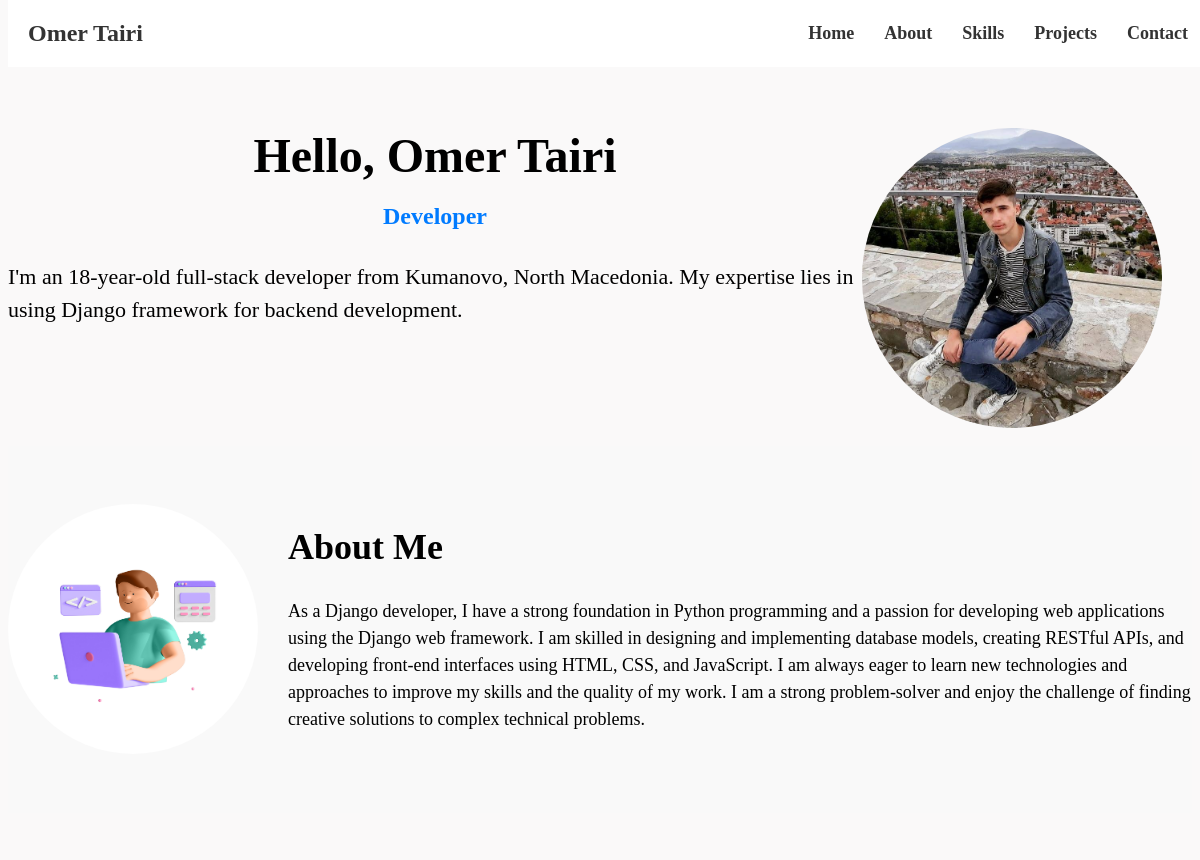
Before: / (upper part) with the older database file.
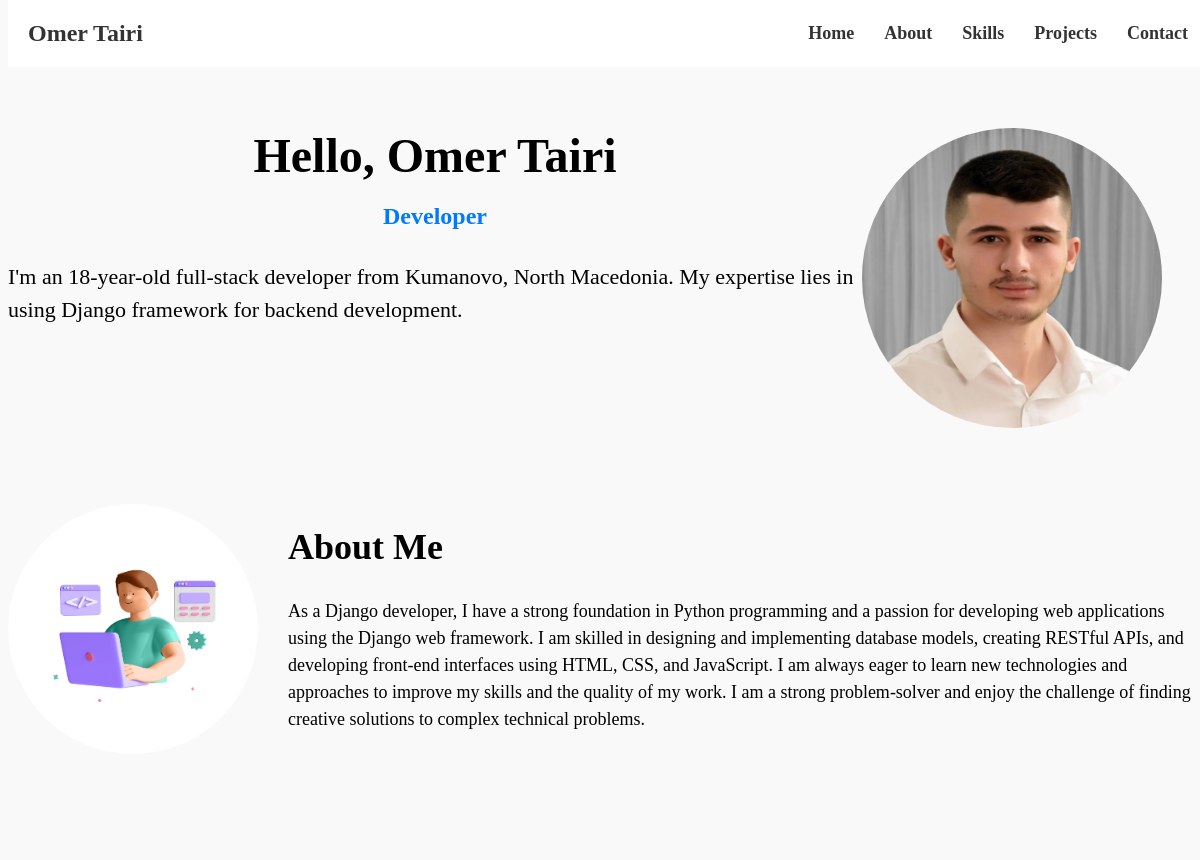
After: the same page with the newer database file.
### main/models.py (models this page shows, shortened)
class Profile(models.Model):
    user = models.OneToOneField(User , on_delete=models.CASCADE)
    name = models.CharField(max_length=16)
    surname = models.CharField(max_length=16)
    age = models.IntegerField(default=18)
    profilepic = models.ImageField(upload_to='profilepics')
    short_intro = models.CharField(max_length=500)
    bio = models.TextField()
    skills = models.ManyToManyField('Skills',blank=True)
    CV = models.FileField(blank=True , null=True)
    resume = models.FileField(blank=True , null=True)
    github = models.CharField(max_length=555)
    linkedin = models.CharField(max_length=555)
    instagram = models.CharField(max_length=555)
    twitter = models.CharField(max_length=555)
    facebook = models.CharField(max_length=555)

### main/views.py (the view)
# urls.py: path('', views.index , name="index"),
def index(request):
    profile = Profile.objects.all()
    projects = Projects.objects.all()
    blog = BlogPosts.objects.all()
    skills = Skills.objects.all()
    projects_list = []
    for project in projects:
        skills_list = []
        for skill in project.skills.all():
            skills_list.append({'name': skill.name})
        projects_list.append({'title': project.title, 'content': project.content, 'thumbnail': project.thumbnail, 'github': project.github, 'skills': skills_list})
    context = {
        'profile':profile ,
        'projects':projects,
        'blog':blog,
        'skills':skills,
    }
    return render(request , 'index.html' , context)

### templates/index.html (shortened to what this page needs)
{% extends 'base.html' %}
{% load static %}
{% block content %}
{% for profile in profile %}
<section id="introduction">
    <div class="container">
      <div class="row align-items-center">
        <div class="col-md-6">
            <div class="profile-image">
              <img src="{{profile.profilepic}}" alt="Your Name">
            </div>
          </div>
        <div class="col-md-6">
          <h1>Hello, {{profile.name}} {{profile.surname}}</h1>
          <h2>Developer</h2>
          <p>{{profile.short_intro}}</p>
        </div>
      </div>
    </div>
  </section>
  <section id="about-me">
    <div class="container">
      <div class="about-me-content">
        <img src="{% static 'images/developer_male.jpg' %}" alt="Profile Picture">
        <div class="about-me-text">
          <h2>About Me</h2>
          <p>{{profile.bio}}</p>
        </div>
      </div>
    </div>
  </section>
{% endfor %}
{% endblock content %}

### templates/base.html (shortened to what this page needs)
{% load static %}
<!DOCTYPE html>
<html lang="en">
<head>
    <link rel="stylesheet" href="https://cdnjs.cloudflare.com/ajax/libs/font-awesome/5.15.3/css/all.min.css">
    <link rel="stylesheet" href="{% static 'styles/navbar.css' %}">
    <link rel="stylesheet" href="{% static 'styles/index.css' %}">
    <link rel="stylesheet" href="{% static 'styles/contact.css' %}">
</head>
<body class="is-preload">
    {% include 'navbar.html' %}
    {% block content %}
    {% endblock content %}
</body>
</html>

### templates/navbar.html (shortened to what this page needs)
{% load static %}
<nav>
  <div class="container">
    <div class="logo">
      <a href="">Omer Tairi</a>
    </div>
    <ul class="nav-links">
      <li><a href="#introduction">Home</a></li>
      <li><a href="#about-me">About</a></li>
      <li><a href="#skills-section">Skills</a></li>
      <li><a href="#projects">Projects</a></li>
      <li><a href="#contact">Contact</a></li>
    </ul>
  </div>
</nav>

### static/styles/navbar.css (style rules this page uses)
nav { background-color: #fff; position: fixed; top: 0; width: 100%; z-index: 999; }
nav .container { display: flex; justify-content: space-between; align-items: center; padding: 20px; max-width: 1200px; margin: 0 auto; }
nav .logo a { color: #333; font-size: 24px; font-weight: bold; text-decoration: none; }
nav .nav-links { list-style: none; display: flex; align-items: center; margin: 0; }
nav .nav-links li { margin-left: 30px; }
nav .nav-links li:first-child { margin-left: 0; }
nav .nav-links a { color: #333; font-size: 18px; font-weight: 600; text-decoration: none; transition: color 0.3s ease; }

### static/styles/index.css (style rules this page uses)
body { background-color: #faf9f9; }
#introduction { background-color: #faf9f9; padding: 80px 0; }
#introduction h1 { font-size: 48px; margin-bottom: 20px; text-align: center; }
#introduction h2 { font-size: 24px; color: #007bff; margin-bottom: 30px; text-align: center; }
#introduction p { font-size: 22px; line-height: 1.5; margin-bottom: 40px; text-align: left; }
.profile-image img { border-radius: 50%; max-width: 100%; display: block; width: 300px; height: 300px; float: right; }
.col-md-6:first-child { order: 2; }
.col-md-6:last-child { order: 1; }
#about-me { background-color: #f9f9f9; padding: 50px 0; }
.container { max-width: 1200px; margin: 0 auto; }
.about-me-content { display: flex; align-items: center; }
img { width: 250px; height: 250px; border-radius: 50%; margin-right: 30px; }
.about-me-text { flex: 1; }
h2 { font-size: 36px; margin-bottom: 30px; }
p { font-size: 18px; line-height: 1.5; margin-bottom: 30px; }

### static/styles/contact.css (style rules this page uses)
.logo { width: 180px; }

Changed rows visible on the page:
changed Profile "Omer": profilepic: a different picture
